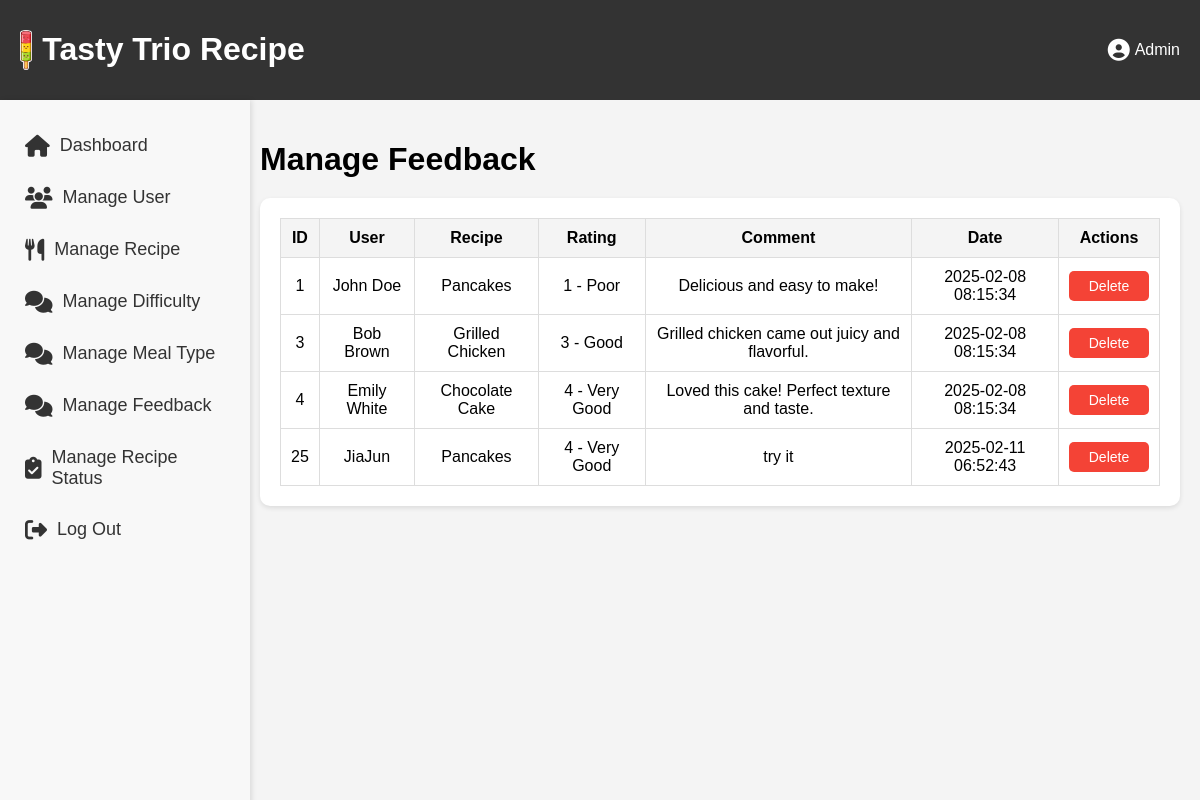
The app's page /manage_feedback.php with its own data.
### tables this page shows
CREATE TABLE `feedback` (
  `feedbackID` int(11) NOT NULL,
  `userID` int(11) DEFAULT NULL,
  `recipeID` int(11) DEFAULT NULL,
  `ratingID` int(11) DEFAULT NULL,
  `comment` text DEFAULT NULL,
  `feedbackDate` timestamp NOT NULL DEFAULT current_timestamp()
);

CREATE TABLE `registered_user` (
  `userID` int(11) NOT NULL,
  `userImg` varchar(255) DEFAULT NULL,
  `userName` varchar(255) NOT NULL,
  `userEmail` varchar(255) NOT NULL,
  `userPass` varchar(255) NOT NULL,
  `userBio` text DEFAULT NULL,
  `favID` int(11) DEFAULT NULL,
  `reset_token` varchar(255) DEFAULT NULL,
  `userStatus` enum('Active','Inactive','Banned') NOT NULL DEFAULT 'Active'
);

CREATE TABLE `recipe` (
  `recipeID` int(11) NOT NULL,
  `recipeImg` varchar(255) DEFAULT NULL,
  `recipeName` varchar(255) NOT NULL,
  `recipeIngred` text NOT NULL,
  `recipeDesc` text NOT NULL,
  `recipeDate` timestamp NOT NULL DEFAULT current_timestamp(),
  `recipeStatus` varchar(255) NOT NULL,
  `remark` text DEFAULT NULL,
  `userID` int(11) DEFAULT NULL,
  `diffID` int(11) DEFAULT NULL,
  `typeID` int(11) DEFAULT NULL
);

CREATE TABLE `rating` (
  `ratingID` int(11) NOT NULL,
  `ratingNum` int(11) NOT NULL,
  `ratingText` varchar(50) NOT NULL
);

### manage_feedback.php (the view, shortened to what this page needs)
<?php
include 'db.php';
$query = "SELECT feedback.feedbackID, feedback.comment, feedback.feedbackDate,
                 registered_user.userName, recipe.recipeName, rating.ratingNum, rating.ratingText
          FROM feedback
          LEFT JOIN registered_user ON feedback.userID = registered_user.userID
          LEFT JOIN recipe ON feedback.recipeID = recipe.recipeID
          LEFT JOIN rating ON feedback.ratingID = rating.ratingID";
$result = $conn->query($query);
?>
<!DOCTYPE html>
<html lang="en">
<head>
    <link rel="stylesheet" href="https://cdnjs.cloudflare.com/ajax/libs/font-awesome/6.4.2/css/all.min.css">
</head>
<body>
    <?php include('admin_Side_Nav.php'); ?>
    <div class="main-content">
        <h1>Manage Feedback</h1>
        <div class="table-container">
            <table>
                <thead>
                    <tr>
                        <th>ID</th>
                        <th>User</th>
                        <th>Recipe</th>
                        <th>Rating</th>
                        <th>Comment</th>
                        <th>Date</th>
                        <th>Actions</th>
                    </tr>
                </thead>
                <tbody>
                    <?php while ($row = $result->fetch_assoc()) { ?>
                        <tr>
                            <td><?= $row['feedbackID'] ?></td>
                            <td><?= $row['userName'] ?: 'Guest' ?></td>
                            <td><?= $row['recipeName'] ?: 'Unknown' ?></td>
                            <td><?= $row['ratingNum'] . ' - ' . $row['ratingText'] ?></td>
                            <td><?= $row['comment'] ?></td>
                            <td><?= $row['feedbackDate'] ?></td>
                            <td>
                                <div class="action-buttons">
                                    <a href="manage_feedback.php?delete=<?= $row['feedbackID'] ?>" onclick="return confirm('Are you sure you want to delete this feedback?');">
                                        <button class="delete-btn">Delete</button>
                                    </a>
                                </div>
                            </td>
                        </tr>
                    <?php } ?>
                </tbody>
            </table>
        </div>
    </div>
</body>
</html>

### admin_Side_Nav.php (shortened to what this page needs)
<!DOCTYPE html>
<html lang="en">
<head>
    <link rel="stylesheet" href="https://cdnjs.cloudflare.com/ajax/libs/font-awesome/6.4.2/css/all.min.css">
</head>
<body>
    <div class="navbar">
        <div class="top-section">
            <div class="logo">
                <img src="assets/pic/TastyTrioLogo.png" alt="Logo">
                <h1>Tasty Trio Recipe</h1>
            </div>
            <div class="user">
                <i class="fas fa-user-circle"></i>
                <span>Admin</span>
            </div>
        </div>
    </div>
    <div class="sidebar">
        <a href="admin-dashboard.php"><i class="fas fa-home"></i> Dashboard</a>
        <a href="manage-user.php"><i class="fas fa-users"></i> Manage User</a>
        <a href="manage-recipe.php"><i class="fas fa-utensils"></i> Manage Recipe</a>
        <a href="manage_difficulty.php"><i class="fas fa-comments"></i> Manage Difficulty</a>
        <a href="manage_meal_type.php"><i class="fas fa-comments"></i> Manage Meal Type</a>
        <a href="manage_feedback.php"><i class="fas fa-comments"></i> Manage Feedback</a>
        <a href="manage_recipe_status.php"><i class="fas fa-clipboard-check"></i> Manage Recipe Status</a>
        <a href="admin-login.php"><i class="fas fa-sign-out-alt"></i> Log Out</a>
    </div>
</body>
</html>

### manage_feedback.php (style rules this page uses)
body { margin: 0; font-family: Arial, sans-serif; background-color: #f4f4f4; }
.main-content { margin-left: 240px; padding: 20px; }
.main-content h1 { margin-bottom: 20px; }
.table-container { background-color: white; padding: 20px; border-radius: 10px; box-shadow: 0 2px 5px rgba(0, 0, 0, 0.1); }
table { width: 100%; border-collapse: collapse; }
table, th, td { border: 1px solid #ddd; }
th, td { padding: 10px; text-align: center; }
th { background-color: #f4f4f4; }
.action-buttons { display: flex; justify-content: center; gap: 5px; }
.action-buttons button { padding: 7px 15px; border: none; border-radius: 5px; cursor: pointer; font-size: 14px; display: inline-block; min-width: 80px; }
.delete-btn { background-color: #f44336; color: white; }

### admin_Side_Nav.php (style rules this page uses)
body { margin: 0; font-family: Arial, sans-serif; background-color: #f4f4f4; }
.navbar { background-color: #333; color: white; display: flex; flex-direction: column; }
.navbar .top-section { display: flex; align-items: center; justify-content: space-between; padding: 10px 20px; }
.navbar .logo { display: flex; align-items: center; }
.navbar .logo img { height: 40px; margin-right: 10px; }
.navbar .user { display: flex; align-items: center; }
.navbar .user i { font-size: 22px; margin-right: 5px; }
.sidebar { width: 250px; background-color: #f8f8f8; padding: 20px 0; position: fixed; height: 100%; box-shadow: 2px 0 5px rgba(0, 0, 0, 0.1); }
.sidebar a { display: flex; align-items: center; color: #333; padding: 15px 25px; text-decoration: none; font-size: 18px; }
.sidebar a i { font-size: 22px; margin-right: 10px; }

### records on screen
feedback: feedbackID "1", userID.userName "John Doe", recipeID.recipeName "Pancakes", ratingID.ratingNum "1", ratingID.ratingText "Poor", comment "Delicious and easy to make!", feedbackDate "2025-02-08 08:15:34"
feedback: feedbackID "3", userID.userName "Bob Brown", recipeID.recipeName "Grilled Chicken", ratingID.ratingNum "3", ratingID.ratingText "Good", comment "Grilled chicken came out juicy and flavorful.", feedbackDate "2025-02-08 08:15:34"
feedback: feedbackID "4", userID.userName "Emily White", recipeID.recipeName "Chocolate Cake", ratingID.ratingNum "4", ratingID.ratingText "Very Good", comment "Loved this cake! Perfect texture and taste.", feedbackDate "2025-02-08 08:15:34"
feedback: feedbackID "25", userID.userName "JiaJun", recipeID.recipeName "Pancakes", ratingID.ratingNum "4", ratingID.ratingText "Very Good", comment "try it", feedbackDate "2025-02-11 06:52:43"
